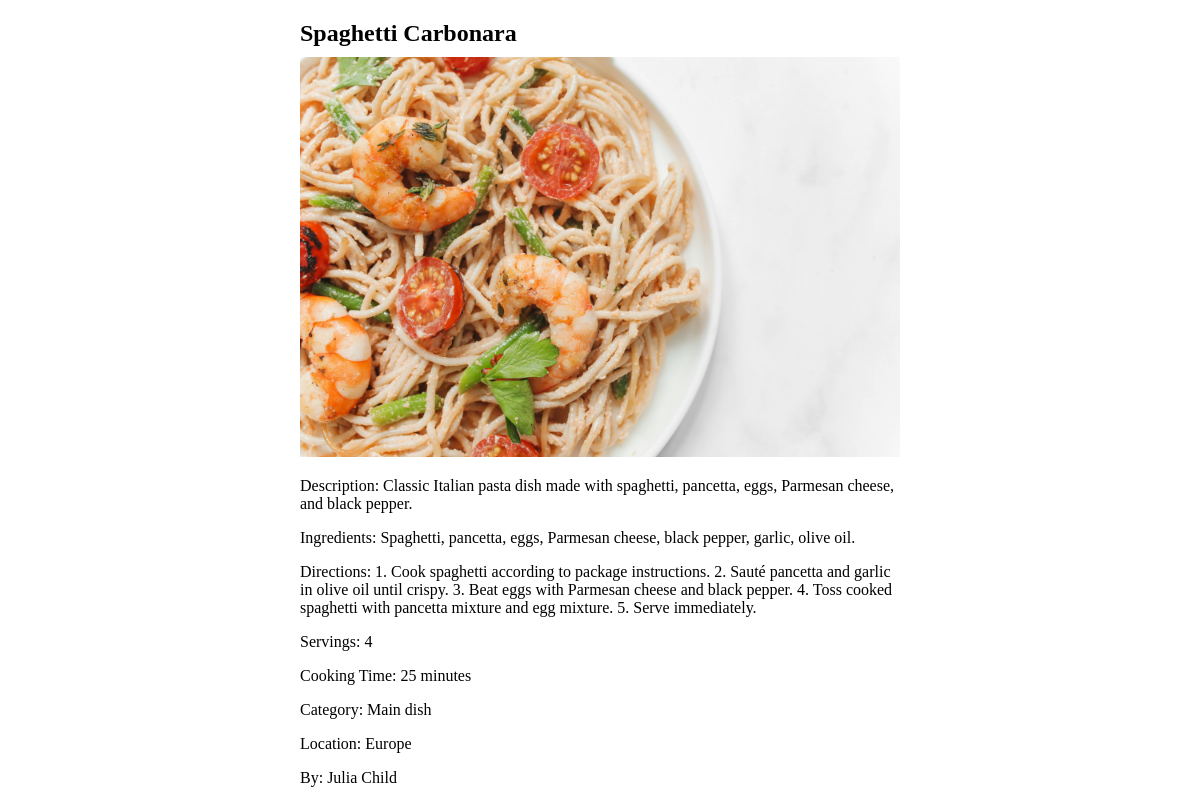
/view_recipe.php?recipe_id=5, run on the app's committed database.
### tables this page shows
CREATE TABLE `recipes` (
  `recipe_id` int(11) NOT NULL,
  `user_id` int(11) DEFAULT NULL,
  `title` varchar(100) NOT NULL,
  `description` text,
  `ingredients` text,
  `directions` text,
  `servings` int(11) DEFAULT NULL,
  `cooking_time` int(11) DEFAULT NULL,
  `category` varchar(100) DEFAULT NULL,
  `location` varchar(100) DEFAULT NULL,
  `image_url` varchar(255) DEFAULT NULL
);

CREATE TABLE `users` (
  `user_id` int(11) NOT NULL,
  `username` varchar(128) NOT NULL,
  `email` varchar(255) NOT NULL,
  `password_hash` varchar(255) NOT NULL,
  `role` enum('recipe_seeker','cook_chef','admin') NOT NULL
);

### view_recipe.php (the view, shortened to what this page needs)
<?php
$mysqli = require 'database.php';
function getRecipeDetails($mysqli, $recipe_id) {
    $sql = "SELECT r.*, u.username FROM recipes r JOIN users u ON r.user_id = u.user_id WHERE r.recipe_id = ?";
    $stmt = $mysqli->prepare($sql);
    $stmt->bind_param("i", $recipe_id);
    $stmt->execute();
    $result = $stmt->get_result();
    $recipe = $result->fetch_assoc();
    return $recipe;
}
if (isset($_GET['recipe_id'])) {
    $recipe_id = $_GET['recipe_id'];
    $recipe = getRecipeDetails($mysqli, $recipe_id);
} else {
    echo "Recipe ID is missing.";
    exit();
}
?>
<!DOCTYPE html>
<html lang="en">
<head>
</head>
<body>
    <div class="recipe-details">
        <h2><?= $recipe['title'] ?></h2>
        <img src="<?= $recipe['image_url'] ?>" alt="<?= $recipe['title'] ?>">
        <p>Description: <?= $recipe['description'] ?></p>
        <p>Ingredients: <?= $recipe['ingredients'] ?></p>
        <p>Directions: <?= $recipe['directions'] ?></p>
        <p>Servings: <?= $recipe['servings'] ?></p>
        <p>Cooking Time: <?= $recipe['cooking_time'] ?> minutes</p>
        <p>Category: <?= $recipe['category'] ?></p>
        <p>Location: <?= $recipe['location'] ?></p>
        <p>By: <?= $recipe['username'] ?></p>
    </div>
</body>
</html>

### view_recipe.php (style rules this page uses)
.recipe-details { max-width: 600px; margin: 0 auto; }
.recipe-details img { max-width: 100%; height: auto; }
.recipe-details h2 { margin-bottom: 10px; }
.recipe-details p { margin-bottom: 5px; }

### data on the page
recipes: title "Spaghetti Carbonara", image_url (picture), description "Classic Italian pasta dish made with spaghetti, pancetta, eggs, Parmesan cheese, and black pepper.", ingredients "Spaghetti, pancetta, eggs, Parmesan cheese, black pepper, garlic, olive oil.", directions "1. Cook spaghetti according to package instructions. 2. Sauté pancetta and garlic in olive oil until crispy. 3. Beat eggs with Parmesan cheese and black pepper. 4. Toss cooked spaghetti with pancetta mixture and egg mixture. 5. Serve immediately.", servings "4", cooking_time "25", category "Main dish", location "Europe", user.username "Julia Child"
